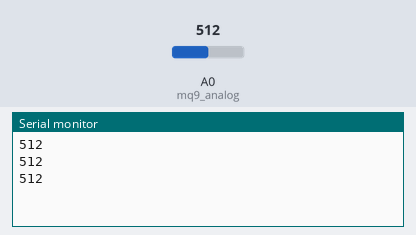
The sketch below on a simulated Arduino Uno, built with avr-gcc and run on an emulated ATmega328P. Parts: the last lines printed to the serial monitor. Inputs (shaded band) come from the test bench; at power-on: A0 (mq9_analog) = 512.

Above: at 1.3 s.
1.4 s: A0 (mq9_analog) set to 716
At 1.9 s:
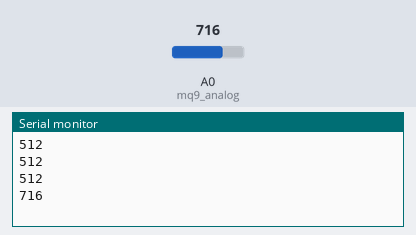
2.9 s: A0 (mq9_analog) set to 900
At 3.4 s:
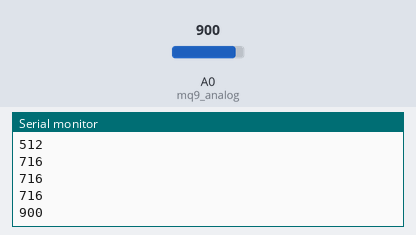
Timing chart, 0 to 5.9 s (numbered marks = the images above; inputs shaded):
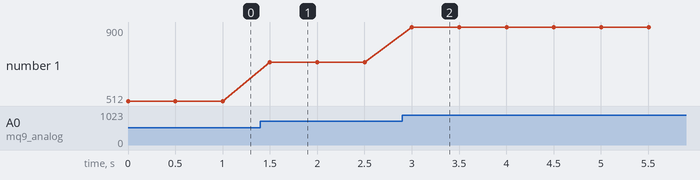

The sketch:

mq9test.ino
```cpp
int mq9_analog = A0;
void setup() { Serial.begin(9600); }
void loop() {
  int val = analogRead(mq9_analog);
  Serial.println(val);
  delay(500);
}
```

Measured:
- after the input at 1.4 s, the serial monitor: prints a new line after 0.10 s (image 1)
- after the input at 2.9 s, the serial monitor: prints a new line after 0.10 s (image 2)
- plotted number 1: 512 → 716 after the input at 1.4 s, 716 → 900 after the input at 2.9 s
